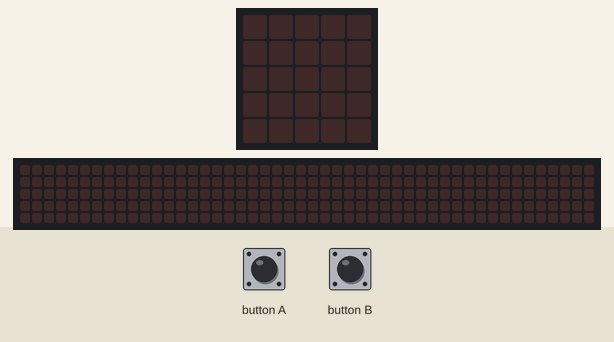
A program run on a simulated BBC micro:bit (MakeCode). On the bench: the board's 5×5 LED display, a strip that is not on the board, showing the scrolling text unrolled. Inputs (shaded band) come from the test bench. The 48×5 strip is a reading aid, not a part: it shows the text the display is scrolling, unrolled, one strip-width of it at a time.

Above: at 1.2 s.
1.3 s: button A pressed for 0.15 s
At 4.0 s:
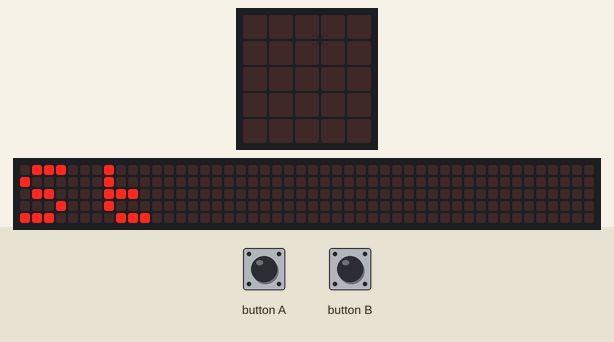
4.3 s: button A pressed for 0.15 s
At 6.92 s:
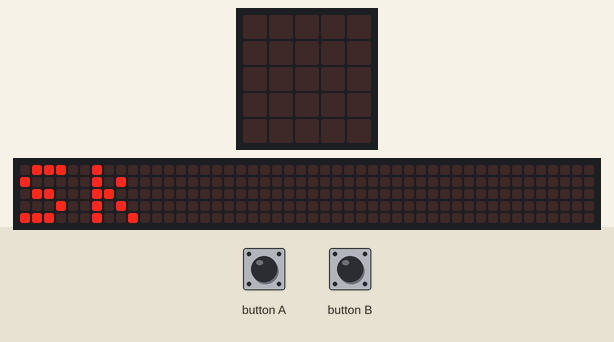
7.3 s: button A pressed for 0.15 s
At 9.92 s:
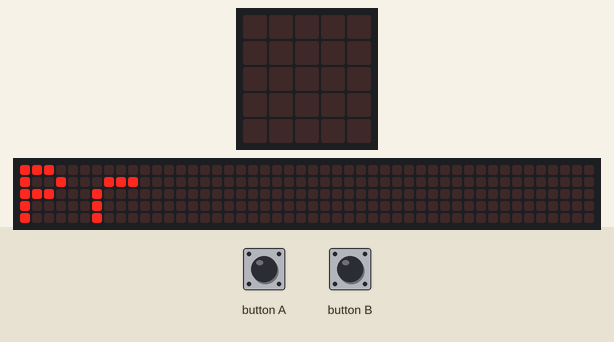
11.9 s: button A pressed for 0.15 s
At 12.27 s:
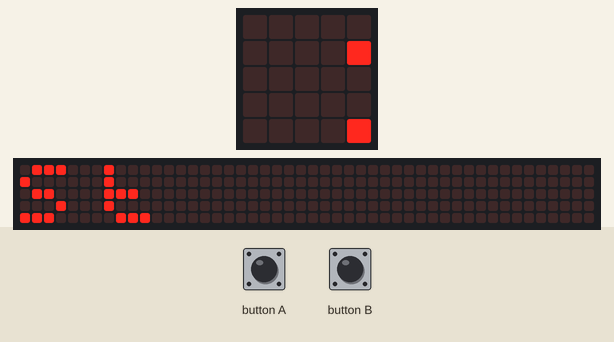
Timing chart, 0 to 14.9 s (numbered marks = the images above; inputs shaded):
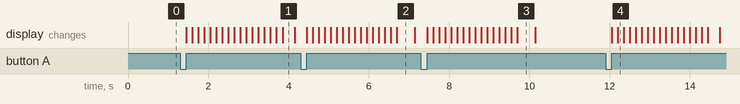

The program:

main.ts
```typescript
function VinnerLogikk (player: string) {
    if (player == "DU") {
        player1 += 1
        basic.showString("DU")
    } else {
        player2 += 1
        basic.showString("AI")
    }
}
input.onButtonPressed(Button.A, function () {
    player1Valg = (player1Valg + 1) % 3
    valgt = forskjelligeValg[player1Valg]
    basic.showString("" + (valgt))
})
function on_received_number (receivedNumber: number) {
    if (player2Valg == 5) {
        player2Valg = receivedNumber
    }else if (receivedNumber == 6){
        SjekkVinner()
    }
    else{
        radio.sendNumber(6)
        SjekkVinner()
    }
}
function SjekkVinner () {
   let resultCode = rpsResultsTable[player1Valg][player2Valg]
    if (resultCode == 0) {
        basic.showString("TIE")
    } else if (resultCode == 1) {
        VinnerLogikk("AI")
    } else {
        VinnerLogikk("DU")
    }
    player1Valg = 5
    player2Valg = 5
}
input.onButtonPressed(Button.B, function () {
    radio.sendNumber(player1Valg)
})

let valgt = ""
let player2 = 0
let player1 = 0
let forskjelligeValg: string[] = []
let player2Valg = 0
let player1Valg = 0
let rpsResultsTable: number[][] = []
rpsResultsTable = [[0, 2, 1], [1, 0, 2], [2, 1, 0]]
radio.setGroup(275)
radio.onReceivedNumber(on_received_number)
player1Valg = 5
player2Valg = 5
forskjelligeValg = ["St", "Sk", "Pr"]
```

test.ts
```typescript
// testene settes inn her; disse vil ikke kompilert så lenge denne pakken blir brukt som en utvidelse.
```

Measured:
- after the input at 1.3 s, the display: changes after 0.15 s (image 1)
- after the input at 4.3 s, the display: changes after 0.15 s (image 2)
- after the input at 7.3 s, the display: changes after 0.15 s (image 3)
- after the input at 11.9 s, the display: first changes after 0.15 s (image 4 shows a later state)
- what the display in image 2 shows lasts 0.5 s, from 6.7 s to 7.2 s
